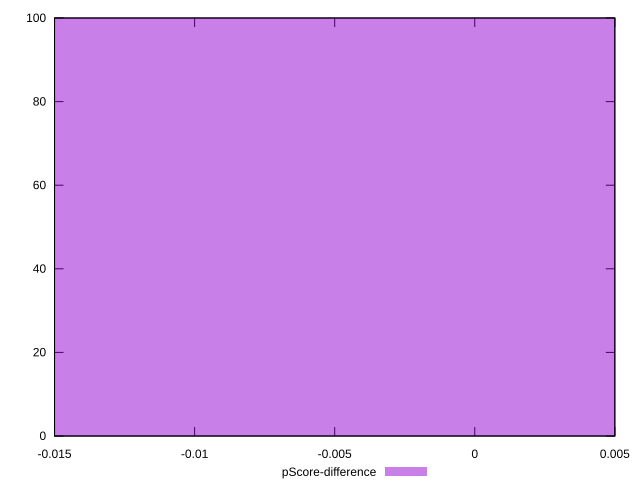

Generate this figure with gnuplot:
reset

$pScoreDifference <<EOF
0 100
EOF

set key outside below
set boxwidth 0.1
set xrange [-0.015000000000000005:0.004999999999999996]
set yrange [0:100]
set trange [0:100]
set style fill transparent solid 0.5 noborder
set terminal svg size 640, 490 enhanced background rgb 'white'
set output "reports/report_00033_2021-03-01T14-23-16.841Z/unused-css-rules/samples/astro-inner/pScore-difference/histogram.svg"

plot $pScoreDifference title "pScore-difference" with boxes

reset
